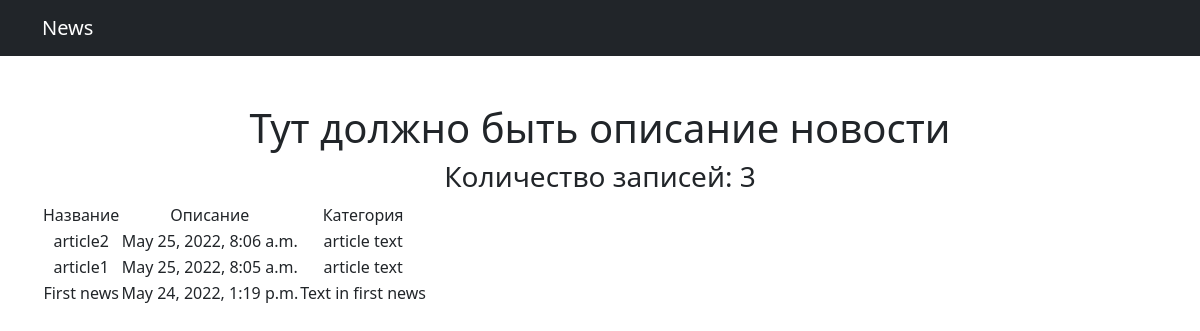
The page /news/ on the database as committed earlier.
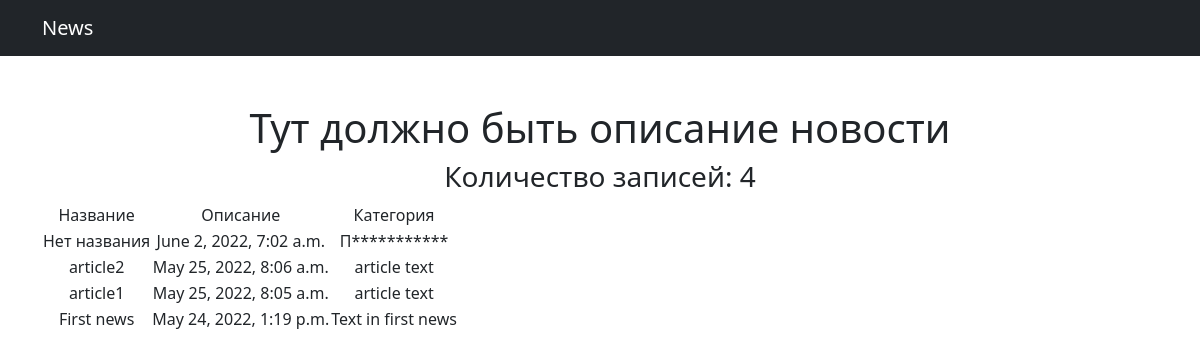
The same page on the database as committed later.
### news/models.py (models this page shows, shortened)
class Post(models.Model):
    author = models.ForeignKey(Author, on_delete=models.CASCADE)
    NEWS = 'NW'
    ARTICLE = 'AR'
    CATEGORY_CHOICES = (
        (NEWS, 'Новость'),
        (ARTICLE, 'Статья'),
    )
    choice_field = models.CharField(max_length=2, choices=CATEGORY_CHOICES, default=ARTICLE)
    creation_date = models.DateTimeField(auto_now_add=True)
    category = models.ManyToManyField(Category, through="PostCategory")
    article_header = models.CharField(max_length= 128, default='Нет названия')
    article_text = models.TextField()
    article_rating = models.IntegerField(default=0)

### news/views.py (the view)
# urls.py: path('', PostList.as_view()),
class PostList(ListView):
    model = Post
    ordering = '-creation_date'
    template_name = 'news.html'
    context_object_name = 'news'

### news/templatetags/custom_filters.py (called while the page is built)
@register.filter()
def censor(value):
    for i in UNWANTED_WORD:
        if i in value:
            value = value.replace(i, i[:1] + ("*" * (len(i) - 1)))
    return f'{value}'

### templates/news.html (shortened to what this page needs)
{% extends 'flatpages/default.html' %}
{% load custom_filters %}
{% block content %}
<h1>Тут должно быть описание новости</h1>
{% if news %}
<h3> Количество записей: {{ news | length }}</h3>
    <table>
        <tr>
            <td>Название</td>
            <td>Описание</td>
            <td>Категория</td>
        </tr>
        {% for news in news %}
        <tr>
            <td>{{ news.article_header | censor }}</td>
            <td>{{ news.creation_date }}</td>
            <td>{{ news.article_text | truncatechars:20 | censor }}</td>
        </tr>
        {% endfor %}
    </table>
{% else %}
    <h2>Новостей нет!</h2>
{% endif %}
{% endblock content %}

### templates/flatpages/default.html (shortened to what this page needs)
<!DOCTYPE html>
<html lang="en">
    <head>
        {% load static %}
        <link href="{% static 'css/styles.css' %}" rel="stylesheet" />
    </head>
    <body>
        <nav class="navbar navbar-expand-lg navbar-dark bg-dark">
            <div class="container">
                <a class="navbar-brand" href="#">News</a>
            </div>
        </nav>
        <div class="container">
            <div class="text-center mt-5">
                {% block content %}
                {% endblock content %}
            </div>
        </div>
    </body>
</html>

Rows that differ between the two databases and show on the page:
added Post: article_header|censor "Нет названия", creation_date "June 2, 2022, 7:02 a.m.", article_text|censor "П***********"
Other text that changed with them:
{{ news | length }}: "3" → "4"
